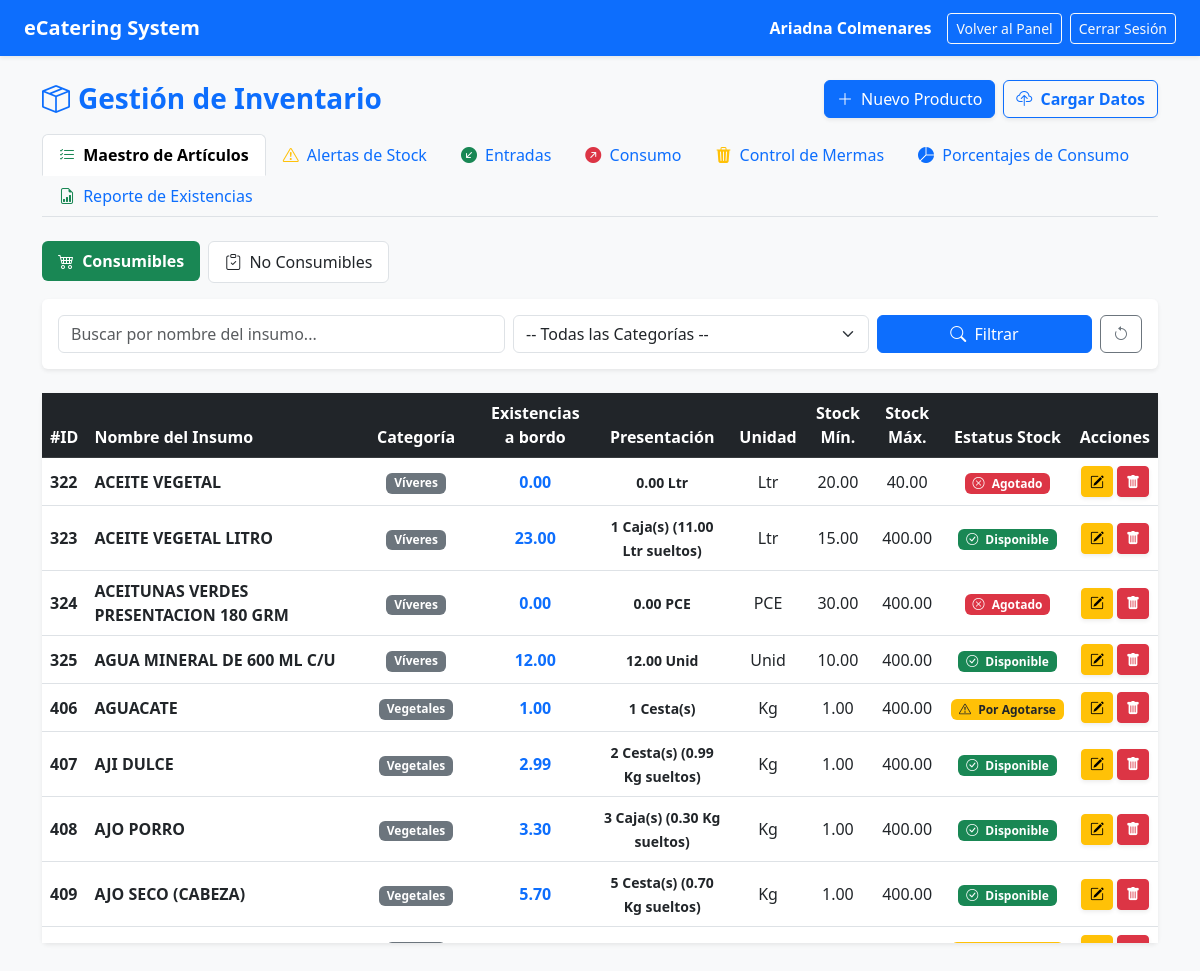
/inventario.php (signed in), run on an earlier commit of the app's database.
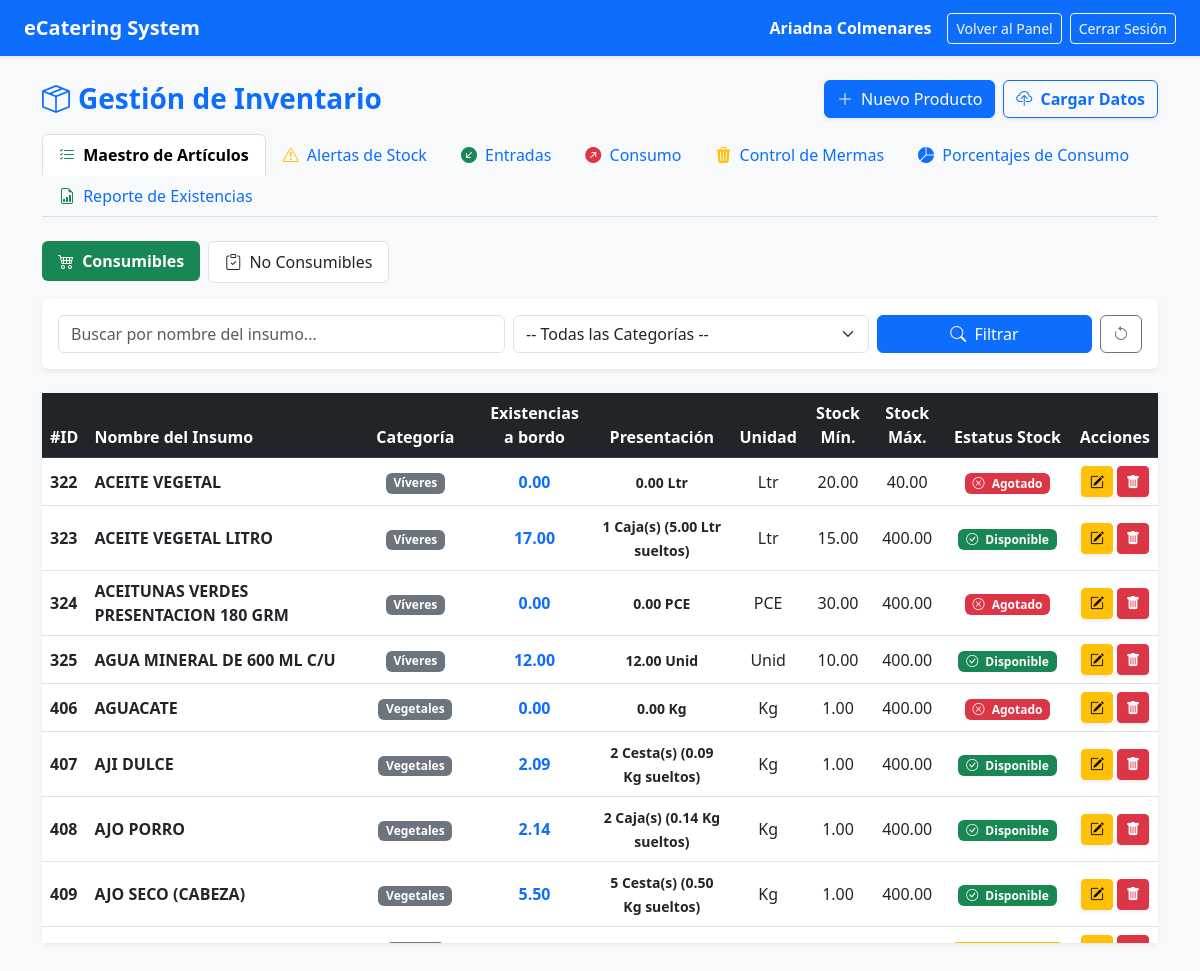
And on a later commit of the database.
### tables this page shows
CREATE TABLE `inventario` (
  `id_producto` int(11) NOT NULL,
  `codigo_sku` varchar(30) DEFAULT NULL,
  `nombre_insumo` varchar(150) NOT NULL,
  `tipo_rubro` varchar(50) NOT NULL DEFAULT 'Consumible',
  `categoria` varchar(50) DEFAULT NULL,
  `cantidad` decimal(10,2) NOT NULL DEFAULT 0.00,
  `unidad_medida` varchar(20) NOT NULL,
  `unidad_empaque` varchar(50) DEFAULT 'Caja/Saco',
  `contenido_por_empaque` decimal(10,2) DEFAULT 1.00,
  `stock_minimo` decimal(10,2) DEFAULT 5.00,
  `stock_maximo` decimal(10,2) DEFAULT 0.00,
  `estado` varchar(50) NOT NULL DEFAULT 'Disponible',
  `id_usuario` int(11) NOT NULL DEFAULT 1
);

### inventario.php (the view, shortened to what this page needs)
<?php
require_once "config/conexion.php";
function calcularEstado($cantidad, $stock_minimo, $stock_maximo = 0) {
    $cantidad = floatval($cantidad);
    $stock_minimo = floatval($stock_minimo);
    $stock_maximo = floatval($stock_maximo);
    if ($cantidad <= 0) {
        return 'Agotado';
    } elseif ($cantidad <= $stock_minimo) {
        return 'Por Agotarse';
    } elseif ($stock_maximo > 0 && $cantidad > $stock_maximo) {
        return 'Sobreabastecido';
    } else {
        return 'Disponible';
    }
}
function obtenerPresentacion($cantidad, $unidad_base, $empaque, $contenido_empaque) {
    $contenido_empaque = floatval($contenido_empaque);
    if ($contenido_empaque > 0) {
        $empaques_completos = floor($cantidad / $contenido_empaque);
        $resto = $cantidad - ($empaques_completos * $contenido_empaque);
        if ($empaques_completos > 0) {
            $txt_resto = ($resto > 0) ? " (" . number_format($resto, 2) . " $unidad_base sueltos)" : "";
            return "<strong>$empaques_completos $empaque(s)</strong>$txt_resto";
        }
    }
    return number_format($cantidad, 2) . " " . $unidad_base;
}
$seccion = $_GET['sec'] ?? 'maestro';
$tipo_rubro_filtro = $_GET['tipo_rubro'] ?? 'Consumible';
$res_inv = null;
$res_estatus = $conexion->query("SELECT id_producto, cantidad, stock_minimo, stock_maximo FROM inventario");
if ($res_estatus) {
    while ($prod = $res_estatus->fetch_assoc()) {
        $stk_max = isset($prod['stock_maximo']) ? $prod['stock_maximo'] : 0;
        $nuevo_estado = calcularEstado($prod['cantidad'], $prod['stock_minimo'], $stk_max);
        $conexion->query("UPDATE inventario SET estado = '$nuevo_estado' WHERE id_producto = " . $prod['id_producto']);
    }
}
$buscar = $_GET['buscar'] ?? '';
if ($seccion == 'maestro') {
    $donde = "WHERE tipo_rubro = '$tipo_rubro_filtro'";
    $res_inv = $conexion->query("SELECT * FROM inventario $donde ORDER BY nombre_insumo ASC");
} elseif ($seccion == 'reporte') {
    $res_inv = $conexion->query("SELECT * FROM inventario ORDER BY tipo_rubro DESC, categoria DESC, nombre_insumo ASC");
} elseif ($seccion == 'resumen') {
    $res_inv = $conexion->query("SELECT * FROM inventario WHERE cantidad <= stock_minimo OR (stock_maximo > 0 AND cantidad > stock_maximo) ORDER BY cantidad ASC");
}
?>
<!DOCTYPE html>
<html lang="es">
<head>
    <link href="https://cdn.jsdelivr.net/npm/bootstrap@5.3.0/dist/css/bootstrap.min.css" rel="stylesheet">
    <link rel="stylesheet" href="https://cdn.jsdelivr.net/npm/bootstrap-icons@1.11.0/font/bootstrap-icons.css">
</head>
<body class="bg-light">
    <nav class="navbar navbar-expand-lg navbar-dark bg-primary px-4 shadow-sm">
        <a class="navbar-brand fw-bold" href="dashboard.php">eCatering System</a>
        <div class="ms-auto d-flex align-items-center text-white">
            <span class="me-3"><strong><?php echo $_SESSION['nombre']; ?></strong></span>
            <a href="dashboard.php" class="btn btn-outline-light btn-sm me-2">Volver al Panel</a>
            <a href="logout.php" class="btn btn-outline-light btn-sm">Cerrar Sesión</a>
        </div>
    </nav>
    <div class="container my-4">
        <div class="d-flex justify-content-between align-items-center mb-3">
            <h3 class="fw-bold text-primary mb-0"><i class="bi bi-box-seam me-2"></i>Gestión de Inventario</h3>
            <div class="d-flex gap-2">
                <button class="btn btn-primary shadow-sm" data-bs-toggle="modal" data-bs-target="#modalNuevoInsumo">
                    <i class="bi bi-plus-lg me-1"></i> Nuevo Producto
                </button>
                <a href="carga_masiva.php" class="btn btn-outline-primary fw-bold shadow-sm">
                    <i class="bi bi-cloud-upload me-1"></i> Cargar Datos
                </a>
            </div>
        </div>
        <ul class="nav nav-tabs mb-4">
            <li class="nav-item">
                <a class="nav-link <?php echo ($seccion == 'maestro') ? 'active fw-bold' : ''; ?>" href="inventario.php?sec=maestro">
                    <i class="bi bi-list-check text-success me-1"></i> Maestro de Artículos
                </a>
            </li>
            <li class="nav-item">
                <a class="nav-link <?php echo ($seccion == 'resumen') ? 'active fw-bold' : ''; ?>" href="inventario.php?sec=resumen">
                    <i class="bi bi-exclamation-triangle text-warning me-1"></i> Alertas de Stock
                </a>
            </li>
            <li class="nav-item">
                <a class="nav-link <?php echo ($seccion == 'entradas') ? 'active fw-bold' : ''; ?>" href="inventario.php?sec=entradas">
                    <i class="bi bi-arrow-down-left-circle-fill text-success me-1"></i> Entradas
                </a>
            </li>
            <li class="nav-item">
                <a class="nav-link <?php echo ($seccion == 'salidas') ? 'active fw-bold' : ''; ?>" href="inventario.php?sec=salidas">
                    <i class="bi bi-arrow-up-right-circle-fill text-danger me-1"></i> Consumo
                </a>
            </li>
            <li class="nav-item">
                <a class="nav-link <?php echo ($seccion == 'mermas') ? 'active fw-bold' : ''; ?>" href="inventario.php?sec=mermas">
                    <i class="bi bi-trash3-fill text-warning me-1"></i> Control de Mermas
                </a>
            </li>
            <li class="nav-item">
                <a class="nav-link <?php echo ($seccion == 'estadisticas') ? 'active fw-bold' : ''; ?>" href="inventario.php?sec=estadisticas">
                    <i class="bi bi-pie-chart-fill text-primary me-1"></i> Porcentajes de Consumo
                </a>
            </li>
            <li class="nav-item">
                <a class="nav-link <?php echo ($seccion == 'reporte') ? 'active fw-bold' : ''; ?>" href="inventario.php?sec=reporte">
                    <i class="bi bi-file-earmark-bar-graph text-success me-1"></i> Reporte de Existencias
                </a>
            </li>
        </ul>
        <?php if ($seccion == 'maestro'): ?>
            <ul class="nav nav-pills mb-3">
                <li class="nav-item me-2">
                    <a class="nav-link <?php echo ($tipo_rubro_filtro == 'Consumible') ? 'active fw-bold bg-success text-white' : 'bg-white text-dark border'; ?>"
                       href="inventario.php?sec=maestro&tipo_rubro=Consumible">
                        <i class="bi bi-cart4 me-1"></i> Consumibles
                    </a>
                </li>
                <li class="nav-item">
                    <a class="nav-link <?php echo ($tipo_rubro_filtro == 'No Consumible') ? 'active fw-bold bg-primary text-white' : 'bg-white text-dark border'; ?>"
                       href="inventario.php?sec=maestro&tipo_rubro=No%20Consumible">
                        <i class="bi bi-clipboard-check me-1"></i> No Consumibles
                    </a>
                </li>
            </ul>
            <div class="card border-0 shadow-sm mb-4">
                <div class="card-body">
                    <form method="GET" action="inventario.php" class="row g-2 align-items-center">
                        <div class="col-md-5">
                            <input type="text" name="buscar" class="form-control" placeholder="Buscar por nombre del insumo..." value="<?php echo htmlspecialchars($buscar); ?>">
                        </div>
                        <div class="col-md-4">
                            <select name="categoria" class="form-select">
                                <option value="">-- Todas las Categorías --</option>
                            </select>
                        </div>
                        <div class="col-md-3 d-flex gap-2">
                            <button type="submit" class="btn btn-primary w-100"><i class="bi bi-search me-1"></i> Filtrar</button>
                            <a href="inventario.php?sec=maestro&tipo_rubro=<?php echo $tipo_rubro_filtro; ?>" class="btn btn-outline-secondary" title="Limpiar Filtros"><i class="bi bi-arrow-counterclockwise"></i></a>
                        </div>
                    </form>
                </div>
            </div>
            <div class="card border-0 shadow-sm">
                <div class="card-body p-0">
                    <div class="table-responsive" style="max-height: 550px; overflow-y: auto;">
                        <table class="table table-hover align-middle mb-0">
                            <thead class="table-dark sticky-top">
                                <tr>
                                    <th>#ID</th>
                                    <th>Nombre del Insumo</th>
                                    <th class="text-center">Categoría</th>
                                    <th class="text-center">Existencias a bordo</th>
                                    <th class="text-center">Presentación</th>
                                    <th class="text-center">Unidad</th>
                                    <th class="text-center">Stock Mín.</th>
                                    <th class="text-center">Stock Máx.</th>
                                    <th class="text-center">Estatus Stock</th>
                                    <th class="text-center">Acciones</th>
                                </tr>
                            </thead>
                            <tbody>
                                <?php if ($res_inv && $res_inv->num_rows > 0): ?>
                                    <?php while ($row = $res_inv->fetch_assoc()): ?>
                                        <tr>
                                            <td><strong><?php echo $row['id_producto']; ?></strong></td>
                                            <td class="fw-bold"><?php echo htmlspecialchars($row['nombre_insumo']); ?></td>
                                            <td class="text-center"><span class="badge bg-secondary"><?php echo htmlspecialchars($row['categoria']); ?></span></td>
                                            <td class="text-center fs-6 fw-bold text-primary"><?php echo number_format($row['cantidad'], 2); ?></td>
                                            <td class="text-center"><small class="text-dark fw-semibold"><?php echo obtenerPresentacion($row['cantidad'], $row['unidad_medida'], $row['unidad_empaque'] ?? 'Empaques', $row['contenido_por_empaque'] ?? 1); ?></small></td>
                                            <td class="text-center"><?php echo htmlspecialchars($row['unidad_medida']); ?></td>
                                            <td class="text-center"><?php echo number_format($row['stock_minimo'], 2); ?></td>
                                            <td class="text-center"><?php echo number_format($row['stock_maximo'] ?? 0, 2); ?></td>
                                            <td class="text-center">
                                                <?php if ($row['estado'] === 'Disponible'): ?>
                                                    <span class="badge bg-success"><i class="bi bi-check-circle me-1"></i> Disponible</span>
                                                <?php elseif ($row['estado'] === 'Por Agotarse'): ?>
                                                    <span class="badge bg-warning text-dark"><i class="bi bi-exclamation-triangle me-1"></i> Por Agotarse</span>
                                                <?php elseif ($row['estado'] === 'Sobreabastecido'): ?>
                                                    <span class="badge bg-info text-dark"><i class="bi bi-arrow-up-circle me-1"></i> Sobreabastecido</span>
                                                <?php else: ?>
                                                    <span class="badge bg-danger"><i class="bi bi-x-circle me-1"></i> Agotado</span>
                                                <?php endif; ?>
                                            </td>
                                            <td class="text-center">
                                                <div class="d-flex justify-content-center gap-1">
                                                    <button class="btn btn-warning btn-sm fw-bold shadow-sm"
                                                            data-bs-toggle="modal"
                                                            data-bs-target="#modalEditarInsumo"
                                                            data-id="<?php echo $row['id_producto']; ?>"
                                                            data-nombre="<?php echo htmlspecialchars($row['nombre_insumo']); ?>"
                                                            data-tiporubro="<?php echo htmlspecialchars($row['tipo_rubro'] ?? 'Consumible'); ?>"
                                                            data-categoria="<?php echo htmlspecialchars($row['categoria']); ?>"
                                                            data-cantidad="<?php echo $row['cantidad']; ?>"
                                                            data-unidad="<?php echo htmlspecialchars($row['unidad_medida']); ?>"
                                                            data-empaque="<?php echo htmlspecialchars($row['unidad_empaque'] ?? 'Saco'); ?>"
                                                            data-contenido="<?php echo $row['contenido_por_empaque'] ?? 1; ?>"
                                                            data-stock="<?php echo $row['stock_minimo']; ?>"
                                                            data-stockmax="<?php echo $row['stock_maximo'] ?? 0; ?>">
                                                        <i class="bi bi-pencil-square"></i>
                                                    </button>
                                                    <a href="inventario.php?eliminar=<?php echo $row['id_producto']; ?>"
                                                       class="btn btn-danger btn-sm shadow-sm"
                                                       onclick="return confirm('¿Estás segura de que deseas eliminar este insumo?');"
                                                       title="Eliminar Insumo">
                                                        <i class="bi bi-trash-fill"></i>
                                                    </a>
                                                </div>
                                            </td>
                                        </tr>
                                    <?php endwhile; ?>
                                <?php else: ?>
                                    <tr><td colspan="10" class="text-center text-muted py-4">No hay productos registrados en esta categoría.</td></tr>
                                <?php endif; ?>
                            </tbody>
                        </table>
                    </div>
                </div>
            </div>
        <?php endif; ?>
    </div>
</body>
</html>

What changed in the data, as far as the page shows it:
changed inventario "ACEITE VEGETAL LITRO": cantidad "23.00" → "17.00"; txt_resto "(11.00 Ltr sueltos)" → "(5.00 Ltr sueltos)"
changed inventario "AGUACATE": cantidad "1.00" → "0.00"; cantidad+unidad_medida+unidad_empaque (not shown) → "0.00 Kg"; empaques_completos "1" → (not shown); unidad_empaque "Cesta" → (not shown); estado "Por Agotarse" → "Agotado"
changed inventario "AJI DULCE": cantidad "2.99" → "2.09"; txt_resto "(0.99 Kg sueltos)" → "(0.09 Kg sueltos)"
changed inventario "AJO PORRO": cantidad "3.30" → "2.14"; empaques_completos "3" → "2"; txt_resto "(0.30 Kg sueltos)" → "(0.14 Kg sueltos)"
changed inventario "AJO SECO (CABEZA)": cantidad "5.70" → "5.50"; txt_resto "(0.70 Kg sueltos)" → "(0.50 Kg sueltos)"
